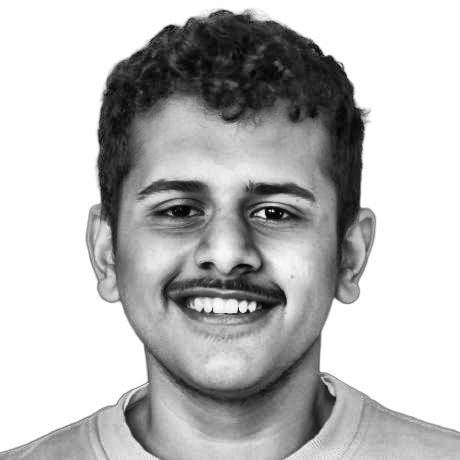
#> input picture data/portrait.png, 460 x 460 px
$ python make_ascii_svg.py
#> lines starting #> are read from the running program, lines starting #| are printed output that depends on the picture
"""Turn data/portrait.png into an animated ASCII-art SVG -> ascii-portrait.svg."""
import os
from pathlib import Path
from xml.sax.saxutils import escape

import numpy as np
from PIL import Image

ROOT = Path(__file__).resolve().parent.parent
RAMP = " .`:-=+*cs#%@"   # sparse -> dense; dense = bright on the dark card
COLS = 76
FONT, CHAR_W, LINE_H = 9, 5.4, 9.4
PAD_X, PAD_Y = 18, 50
COLOR = "#39d353"
STATIC = os.environ.get("STATIC") == "1"


def main():
    img = Image.open(ROOT / "data" / "portrait.png").convert("RGBA")
#> img is the input picture: PIL image 460x460 RGBA; mean R, G, B, A 69.1, 69.1, 69.1, 134.7
    img = img.crop(img.getchannel("A").point(lambda a: 255 if a > 20 else 0).getbbox())
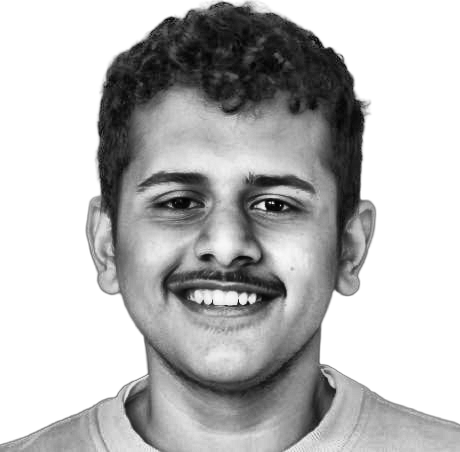
#> img: PIL image 460x452 RGBA; mean R, G, B, A 70.3, 70.3, 70.3, 137.1; transparent parts drawn white
    rows = round(COLS * img.height / img.width * CHAR_W / LINE_H)
#> rows = 43
    a = np.asarray(img.resize((COLS, rows), Image.LANCZOS)).astype(float)
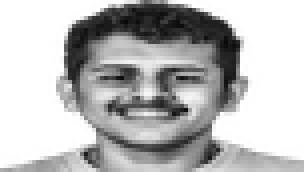
#> a: shape (43, 76, 4) float64 (shown 4 times larger); mean R, G, B, A 76.2, 76.2, 76.2, 137.1; transparent parts drawn white
    lum, alpha = a[:, :, 0] / 255, a[:, :, 3] / 255
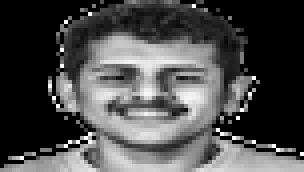
#> lum: shape (43, 76) float64 (shown 4 times larger); min 0, max 1, mean 0.299
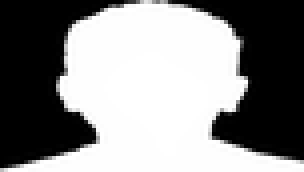
#> alpha: shape (43, 76) float64 (shown 4 times larger); min 0, max 1, mean 0.538

    lines = []
    for y in range(rows):
        line = ""
        for x in range(COLS):
            if alpha[y, x] < 0.5:
                line += " "
            else:  # never blank inside the silhouette so dark hair still shows
                line += RAMP[1 + int(lum[y, x] * (len(RAMP) - 2) + 0.5)]
        lines.append(line.rstrip())
#> after the loop, lines = 43 items

    width = int(COLS * CHAR_W + 2 * PAD_X)
    height = int(rows * LINE_H + PAD_Y + 20)
#> height = 474
    defs, body = [], []
    for y, line in enumerate(lines):
        if not line:
            continue
        ty = PAD_Y + y * LINE_H
        w = len(line) * CHAR_W
        text = f'<text x="{PAD_X}" y="{ty:.1f}" textLength="{w:.1f}"'
        if STATIC:
            body.append(f"{text}>{escape(line)}</text>")
            continue
        begin = 0.3 + y * 0.045  # rows wipe in top to bottom
        defs.append(
            f'<clipPath id="r{y}"><rect x="{PAD_X}" y="{ty - FONT:.1f}" width="0" height="{LINE_H + 1}">'
            f'<animate attributeName="width" from="0" to="{w:.1f}" begin="{begin:.2f}s" dur="0.35s" fill="freeze"/>'
            f"</rect></clipPath>"
        )
        body.append(
            f'{text} clip-path="url(#r{y})">{escape(line)}</text>'
            f'<rect x="{PAD_X}" y="{ty - FONT + 1:.1f}" width="{CHAR_W}" height="{FONT}" fill="{COLOR}" opacity="0">'
            f'<set attributeName="opacity" to="1" begin="{begin:.2f}s"/>'
            f'<animate attributeName="x" from="{PAD_X}" to="{PAD_X + w:.1f}" begin="{begin:.2f}s" dur="0.35s" fill="freeze"/>'
            f'<set attributeName="opacity" to="0" begin="{begin + 0.35:.2f}s"/></rect>'
        )
#> this loop made 43 passes
#> (ty, w, begin) on passes 7 to 18: (106.4, 307.8, 0.57), (115.8, 313.2, 0.615), (125.2, 318.6, 0.66), (134.6, 318.6, 0.705), (144, 324, 0.75), (153.4, 324, 0.795), (162.8, 324, 0.84), (172.2, 324, 0.885), (181.6, 324, 0.93), (191, 324, 0.975), (200.4, 324, 1.02), (209.8, 324, 1.06)
#> (ty, w, text, begin) on passes 1 to 6: (50, 226.8, '<text x="18" y="50.0" textLength="226.8"', 0.3), (59.4, 248.4, '<text x="18" y="59.4" textLength="248.4"', 0.345), (68.8, 264.6, '<text x="18" y="68.8" textLength="264.6"', 0.39), (78.2, 280.8, '<text x="18" y="78.2" textLength="280.8"', 0.435), (87.6, 291.6, '<text x="18" y="87.6" textLength="291.6"', 0.48), (97, 302.4, '<text x="18" y="97.0" textLength="302.4"', 0.525)
#> after the loop, body = 43 items; defs = 43 items

    svg = f'''<svg xmlns="http://www.w3.org/2000/svg" width="{width}" height="{height}" viewBox="0 0 {width} {height}">
<style>text {{ font: {FONT}px ui-monospace, SFMono-Regular, Menlo, Consolas, monospace; fill: {COLOR}; white-space: pre; }}</style>
<rect width="100%" height="100%" rx="12" fill="#0d1117" stroke="#30363d"/>
<rect width="100%" height="34" rx="12" fill="#161b22"/><rect y="22" width="100%" height="12" fill="#161b22"/>
<circle cx="20" cy="17" r="6" fill="#ff5f56"/><circle cx="40" cy="17" r="6" fill="#ffbd2e"/><circle cx="60" cy="17" r="6" fill="#27c93f"/>
<text x="{width / 2}" y="21" text-anchor="middle" style="font-size:12px;fill:#8b949e">cat portrait.txt</text>
<defs>{"".join(defs)}</defs>
<g xml:space="preserve">{"".join(body)}</g>
</svg>'''
    (ROOT / "ascii-portrait.svg").write_text(svg, encoding="utf-8")
    print(f"wrote ascii-portrait.svg ({COLS}x{rows})")
#| wrote ascii-portrait.svg (76x43)


if __name__ == "__main__":
    main()
